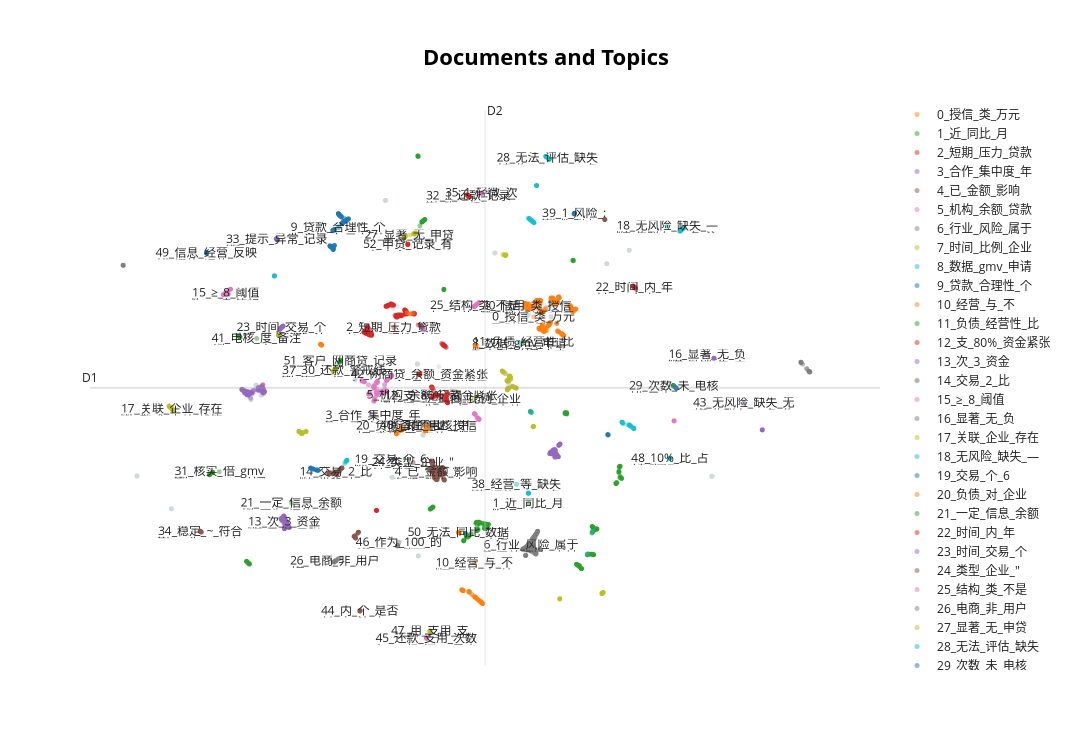

Notebook cell for this chart:
### Code cell
topic_model.visualize_documents(texts, embeddings = document_embeddings)
